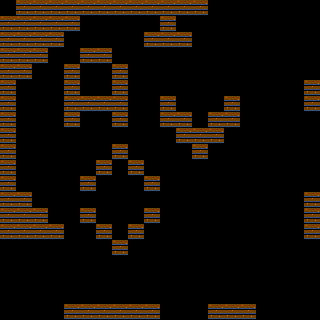

Tiled map render using the project's own tile images. Description and the whole map definition, tile-layer contents included, below:
An orthogonal 20x20 tile map with 16x16 px tiles, 1 tile layer (WALLS) and 5 objects (4x slime_spawn, player).

<map version="1.8" tiledversion="1.8.2" orientation="orthogonal" renderorder="right-down" width="20" height="20" tilewidth="16" tileheight="16" infinite="0" nextlayerid="4" nextobjectid="11">
 <tileset firstgid="1" source="acid_tiles.tsx" />
 <layer id="1" name="WALLS" width="20" height="20">
  <data encoding="csv">
0,2,2,2,2,2,2,2,2,2,2,2,2,12,12,12,12,12,12,12,
2,2,2,2,2,0,0,0,0,0,2,0,0,12,0,0,0,0,0,12,
2,2,2,2,0,0,0,0,0,2,2,2,0,12,12,12,0,12,12,12,
2,2,2,0,0,2,2,0,0,0,0,0,0,12,0,0,0,0,0,12,
2,2,0,0,2,0,0,2,0,0,0,0,0,12,12,12,0,12,12,12,
2,0,0,0,2,0,0,2,0,0,0,0,0,0,0,0,0,0,0,2,
2,0,0,0,2,2,2,2,0,0,2,0,0,0,2,0,0,0,0,2,
2,0,0,0,2,0,0,2,0,0,2,2,0,2,2,0,0,12,12,12,
2,0,0,0,0,0,0,0,0,0,0,2,2,2,0,0,12,0,0,12,
2,0,0,0,0,0,0,2,0,0,0,0,2,0,0,0,12,0,0,12,
2,0,0,0,0,0,2,0,2,0,0,0,0,0,0,0,12,0,0,12,
2,0,0,0,0,2,0,0,0,2,0,0,0,0,0,0,0,12,12,12,
2,2,0,0,0,0,0,0,0,0,0,0,0,0,0,0,0,0,0,2,
2,2,2,0,0,2,0,0,0,2,0,0,0,0,0,0,0,0,0,2,
2,2,2,2,0,0,2,0,2,0,0,0,0,0,0,0,0,0,0,2,
12,12,12,12,0,0,0,2,0,12,0,0,0,12,0,0,0,0,0,12,
12,0,0,0,0,0,0,0,0,12,0,0,0,12,0,0,0,0,0,12,
12,12,12,12,0,0,0,0,0,12,0,0,0,12,0,0,0,0,0,12,
12,0,0,0,0,0,0,0,0,12,0,0,0,12,0,0,0,0,0,12,
12,12,12,12,2,2,2,2,2,2,12,0,12,2,2,2,12,12,12,0
</data>
 </layer>
 <objectgroup id="2" name="OBJ">
  <object id="4" name="player" type="player" x="112" y="192" width="16" height="16" />
  <object id="6" name="slime_spawn" type="slime_spawn" x="0" y="0" width="16" height="16" />
  <object id="8" name="slime_spawn" type="slime_spawn" x="288" y="144" width="16" height="16" />
  <object id="9" name="slime_spawn" type="slime_spawn" x="176" y="304" width="16" height="16" />
  <object id="10" name="slime_spawn" type="slime_spawn" x="304" y="304" width="16" height="16" />
 </objectgroup>
</map>